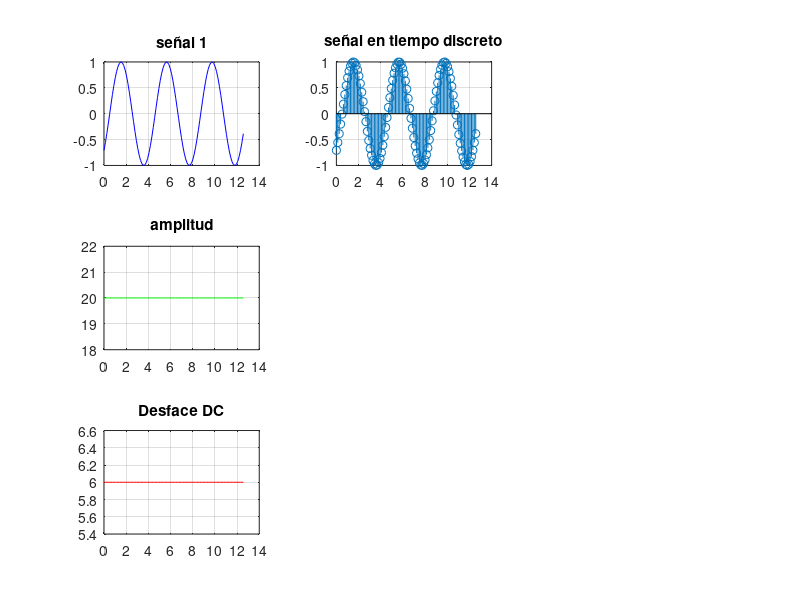

Recreate this plot in MATLAB.
% 𝑚(𝑡)=A+20*sin(2*pi*B*t+45*pi/180)+15*cos(2*pi*30*t+C);
% graficar con el simulador en el dominio del tiempo, 
% así como su espectro bilateral de frecuencia.
clear all;
close all;
A=6; %ultimo digido del número de cédula
B=16; %dos últimos digitos del número de cédula
C=(A+B)*pi/180; %variable para el angulo del coseno en radianes
resolution=100; %resolucion del muestreo del eje independiente
T=2*pi; %tiempo a graficar
t=linspace(0,2*T,resolution); %vector de tiempo como variable independiente

%Analizando la primera parte A+20*sin(2*pi*B*t+45*pi/180)
%A=Desface DC
Amplitud=20; %20=Amplitud
w1=2*pi*B; %frecuencia
s1=cos(w1*t+45*pi/180-pi); % convirtiendo señal sin(w1*t+45*pi/180) 
                           % a terminos de coseno
figure (1); %separa la figura a imprimir
subplot(3,3,1);
plot (t,s1,'b'); %imprime en pantalla
title ("señal 1"), grid on;
subplot(3,3,4);
for i=1:resolution
DC(i)=A;
Amp(i)=Amplitud;
end
plot (t,Amp,'g'); %imprime en pantalla
title ("amplitud"), grid on;
subplot(3,3,7);
plot (t,DC,'r'); %imprime en pantalla
title ("Desface DC"), grid on;
subplot(3,3,2);
stem(t,s1);
title ("señal en tiempo discreto"), grid on;



